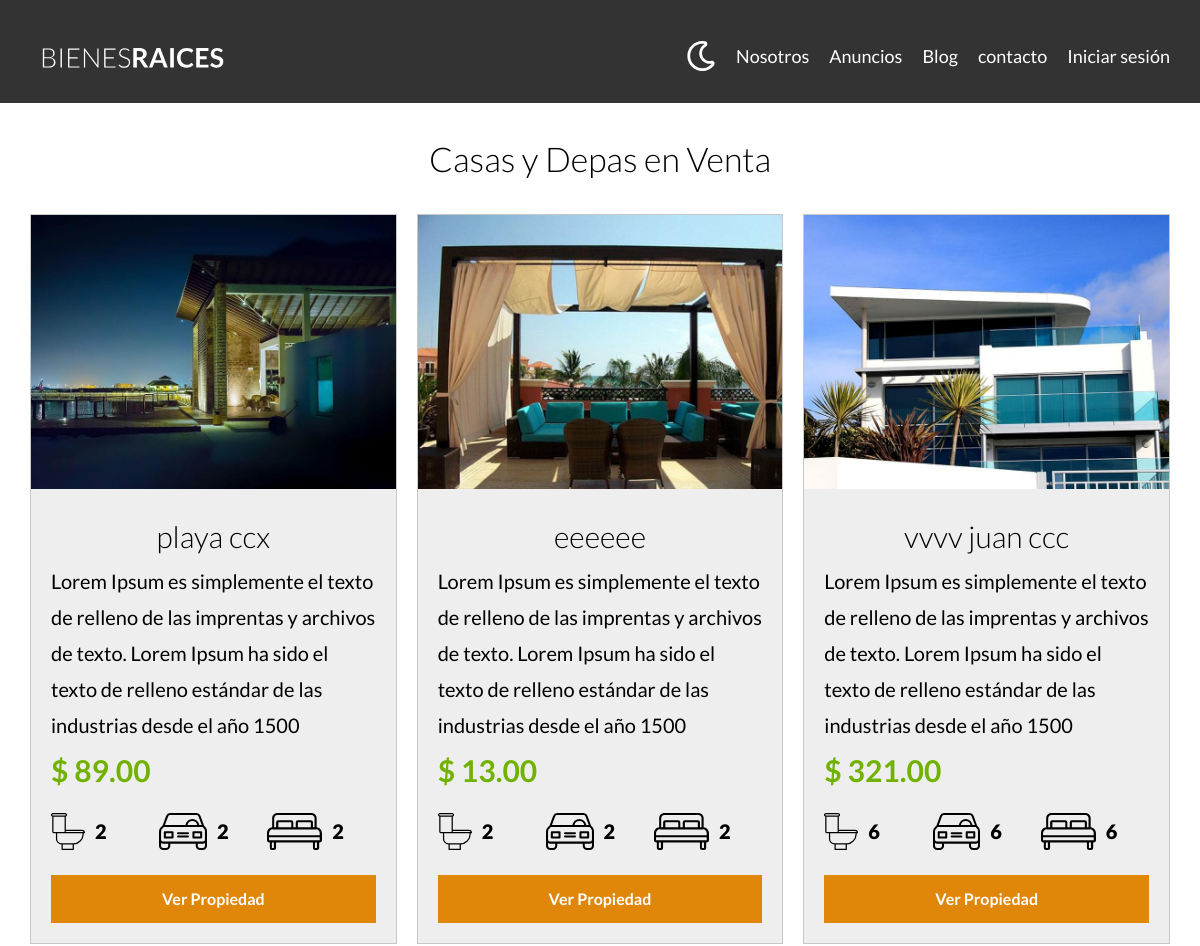
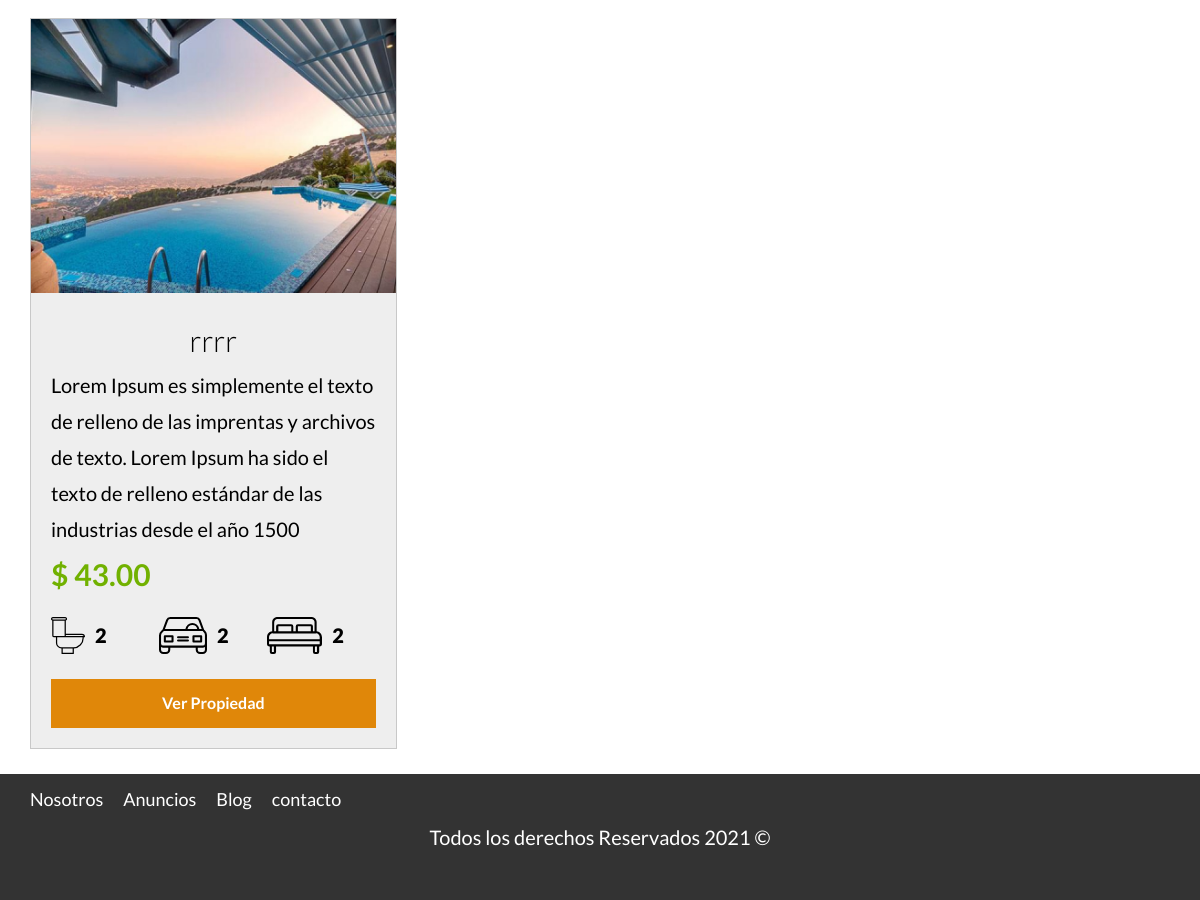
Screenshot of /propiedades with the database file from the repository (2 pictures, top to bottom).
### tables this page shows
CREATE TABLE `propiedades` (
  `id` int(11) NOT NULL AUTO_INCREMENT,
  `titulo` varchar(60) DEFAULT NULL,
  `precio` decimal(10,2) DEFAULT NULL,
  `imagen` varchar(200) DEFAULT NULL,
  `descripcion` longtext,
  `habitaciones` int(1) DEFAULT NULL,
  `wc` int(1) DEFAULT NULL,
  `estacionamiento` int(1) DEFAULT NULL,
  `creado` date DEFAULT NULL,
  `vendedorId` int(11) DEFAULT NULL,
  PRIMARY KEY (`id`),
  KEY `vendedorId_idx` (`vendedorId`),
  CONSTRAINT `vendedorId` FOREIGN KEY (`vendedorId`) REFERENCES `vendedores` (`id`) ON DELETE NO ACTION ON UPDATE NO ACTION
);

### controllers/PaginaController.php (called while the page is built, shortened)
<?php
class PaginaController
{
    public static function propiedades(Router $router)
    {
        $propiedades = Propiedad::all();
        $router->render('/paginas/propiedades', [
            'propiedades' => $propiedades,
        ]);
    }
}

### public/index.php (called while the page is built, shortened)
<?php
$router = new Router();
$router->get('/admin', [PropiedadController::class, "index"]);
$router->get('/propiedades/crear', [PropiedadController::class, "crear"]);
$router->post('/propiedades/crear', [PropiedadController::class, "crear"]);
$router->get('/propiedades/actualizar', [PropiedadController::class, "actualizar"]);
$router->post('/propiedades/actualizar', [PropiedadController::class, "actualizar"]);
$router->post('/propiedades/eliminar', [PropiedadController::class, "eliminar"]);
$router->get('/vendedores/crear', [VendedorController::class, "crear"]);
$router->post('/vendedores/crear', [VendedorController::class, "crear"]);
$router->get('/vendedores/actualizar', [VendedorController::class, "actualizar"]);
$router->post('/vendedores/actualizar', [VendedorController::class, "actualizar"]);
$router->post('/vendedores/eliminar', [VendedorController::class, "eliminar"]);
$router->get('/', [PaginaController::class, "index"]);
$router->get('/nosotros', [PaginaController::class, "nosotros"]);
$router->get('/propiedades', [PaginaController::class, "propiedades"]);
$router->get('/propiedad', [PaginaController::class, "propiedad"]);
$router->get('/blog', [PaginaController::class, "blog"]);
$router->get('/entrada', [PaginaController::class, "entrada"]);
$router->get('/contacto', [PaginaController::class, "contacto"]);
$router->post('/contacto', [PaginaController::class, "contacto"]);
$router->get('/login', [AuthController::class, "login"]);
$router->post('/login', [AuthController::class, "login"]);
$router->get('/logout', [AuthController::class, "logout"]);
$router->comprobarRutas();

### models/ActiveRecord.php (called while the page is built, shortened)
<?php
class ActiveRecord
{
    protected static $db;
    protected static $tabla = '';
    public static function setBD($database)
    {
        self::$db = $database;
    }
    public static function all()
    {
        $query = "SELECT * FROM " . static::$tabla;
        $resultado = self::consultarSQL($query);
        return $resultado;
    }
    public static function consultarSQL($query)
    {
        $resultado = self::$db->query($query);
        $array = [];
        while ($registro = $resultado->fetch_assoc()) {
            $array[] = static::crearObjeto($registro);
        }
        return  $array;
    }
    protected static function crearObjeto($registro)
    {
        $objeto = new static;
        foreach ($registro as $key => $value) {
            if (property_exists($objeto, $key)) {
                $objeto->$key = $value;
            }
        }
        return $objeto;
    }
}

### views/paginas/listado.php (the view)
<div class="contenedor-anuncios">
    <?php foreach ($propiedades as $propiedad) : ?>
        <div class="anuncio">
            <img loading="lazy" src="/imagenes/<?php echo $propiedad->imagen; ?>" alt="anuncio">
            <div class="contenido-anuncio">
                <h3><?php echo $propiedad->titulo; ?></h3>
                <p><?php echo $propiedad->descripcion; ?></p>
                <p class="precio">$ <?php echo $propiedad->precio; ?></p>
                <ul class="iconos-caracteristicas">
                    <li>
                        <img class="icono" loading="lazy" src="build/img/icono_wc.svg" alt="icono wc">
                        <p><?php echo $propiedad->wc; ?></p>
                    </li>
                    <li>
                        <img class="icono" loading="lazy" src="build/img/icono_estacionamiento.svg" alt="icono estacionamiento">
                        <p><?php echo $propiedad->estacionamiento; ?></p>
                    </li>
                    <li>
                        <img class="icono" loading="lazy" src="build/img/icono_dormitorio.svg" alt="icono dormitorio">
                        <p><?php echo $propiedad->habitaciones; ?></p>
                    </li>
                </ul>
                <a href="/propiedad?id=<?php echo $propiedad->id; ?>" class="boton boton-amarillo-block">
                    Ver Propiedad
                </a>
            </div>
        </div>
    <?php endforeach; ?>
</div>

### public/build/css/app.css (style rules this page uses)
html { line-height:1.15;-webkit-text-size-adjust:100% }
body { margin:0 }
a { background-color:transparent }
img { border-style:none }
html { font-size:62.5%;box-sizing:border-box }
*,:after,:before { box-sizing:inherit }
body { font-family:Lato,sans-serif;font-size:1.6rem;line-height:1.8 }
p { color:#000;font-size:2rem }
a { text-decoration:none }
img,picture { width:100%;display:block }
h1,h2,h3 { font-family:Lato,sans-serif;margin:2.5rem 0;font-weight:300;text-align:center }
h3 { font-size:3rem }
.boton-amarillo-block { background-color:#e08709;color:#fff;font-weight:700;text-decoration:none;padding:1rem 3rem;text-align:center;margin-top:2.5rem;display:block }
.icono { text-align:center }
@media (min-width:768px) { .contenedor-anuncios { display:grid;gap:2rem;grid-template-columns:repeat(3,1fr) } }
.anuncio { background-color:#eee;border:1px solid #c8c8c8 }
.anuncio .contenido-anuncio { padding:2rem }
.anuncio h3,.anuncio p { margin:0 }
.anuncio .precio { color:#71b100;font-weight:700;font-size:3rem }
.iconos-caracteristicas { display:flex;list-style:none;padding:0 }
.iconos-caracteristicas li { flex:1;display:flex }
.iconos-caracteristicas li img { flex:0 0 3rem;margin-right:1rem }
.iconos-caracteristicas li p { font-weight:900 }

### rows the page displays
propiedades: imagen (picture), titulo "playa ccx", descripcion "Lorem Ipsum es simplemente el texto de relleno de las imprentas y archivos de texto. Lorem Ipsum ha sido el texto de relleno estándar de las industrias desde el año 1500", precio "89.00", wc "2", estacionamiento "2", habitaciones "2"
propiedades: imagen (picture), titulo "eeeeee", descripcion "Lorem Ipsum es simplemente el texto de relleno de las imprentas y archivos de texto. Lorem Ipsum ha sido el texto de relleno estándar de las industrias desde el año 1500", precio "13.00", wc "2", estacionamiento "2", habitaciones "2"
propiedades: imagen (picture), titulo "vvvv juan ccc", descripcion "Lorem Ipsum es simplemente el texto de relleno de las imprentas y archivos de texto. Lorem Ipsum ha sido el texto de relleno estándar de las industrias desde el año 1500", precio "321.00", wc "6", estacionamiento "6", habitaciones "6"
propiedades: imagen (picture), titulo "rrrr", descripcion "Lorem Ipsum es simplemente el texto de relleno de las imprentas y archivos de texto. Lorem Ipsum ha sido el texto de relleno estándar de las industrias desde el año 1500", precio "43.00", wc "2", estacionamiento "2", habitaciones "2"
